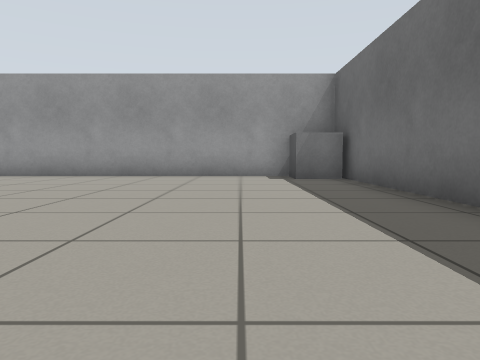
View 1 (above)

16 first-person views from a walk through a robot-simulator world made for Gazebo. The camera is 0.5 m above the floor, tilts 4° down and sees 70° across. The floor is counted in squares, 1 m on a side. Each view is taken from the middle of a square. On the plan, view 1 faces up. The plan holds only what a view shows up to about 9 squares ahead; the rest is blank.

View 2
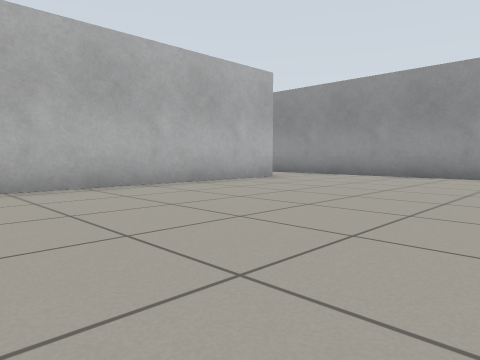

View 3
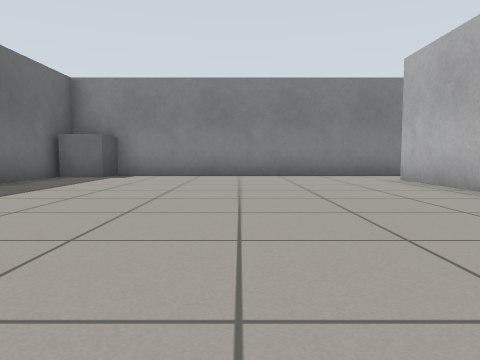

View 4
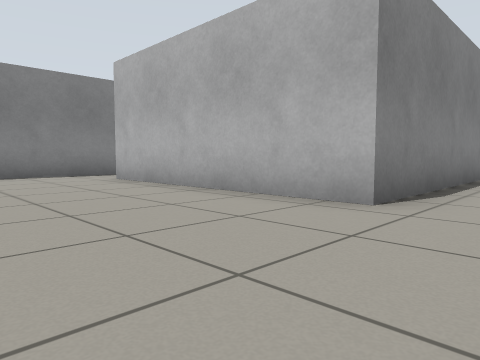

View 5
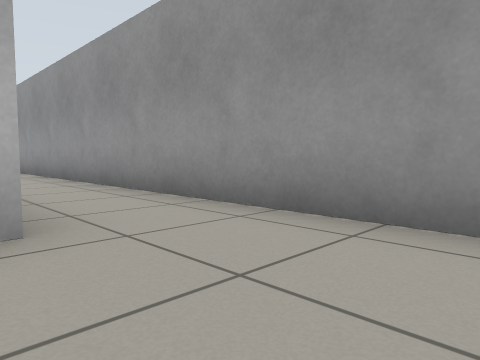

View 6
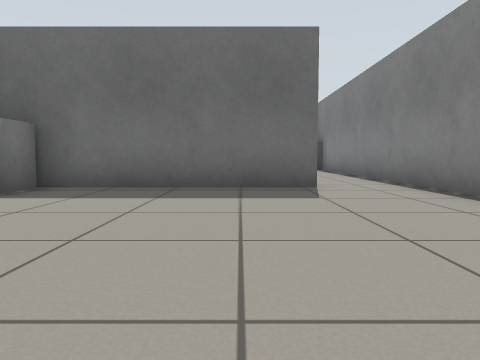

View 7
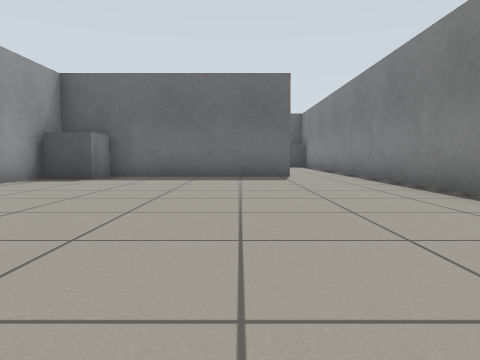

View 8
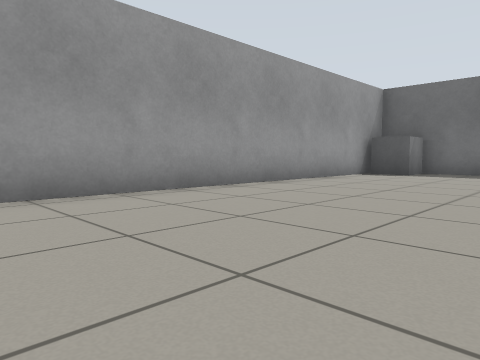

View 9
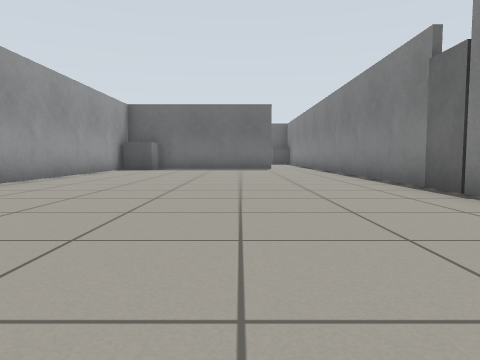

View 10
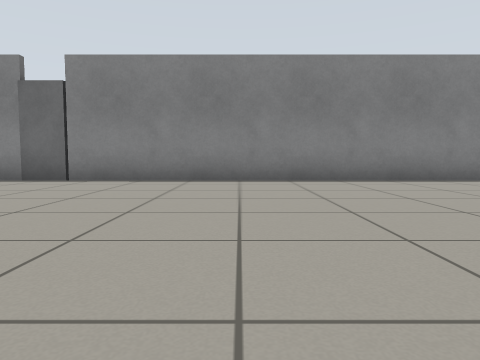

View 11
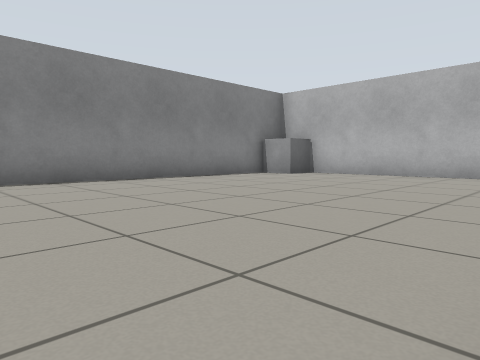

View 12
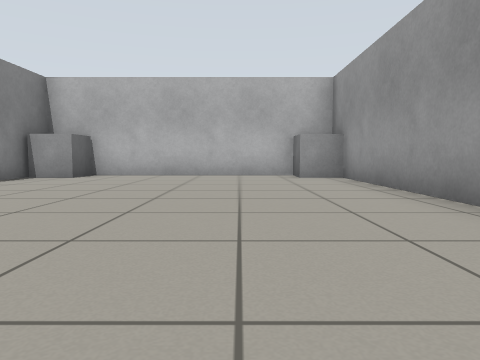

View 13
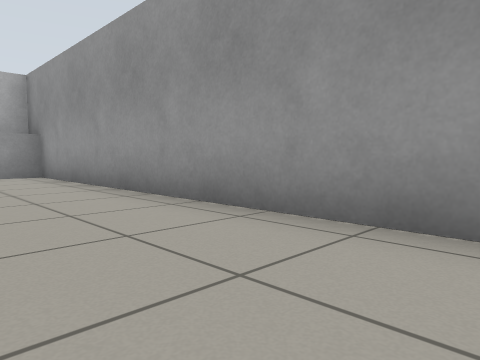

View 14
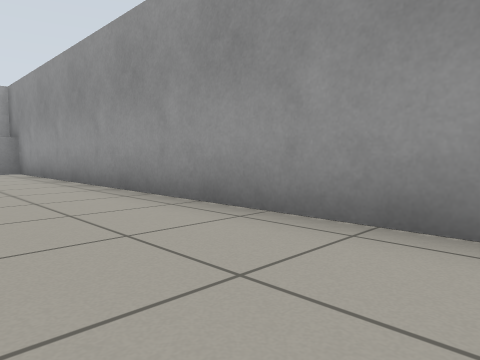

View 15
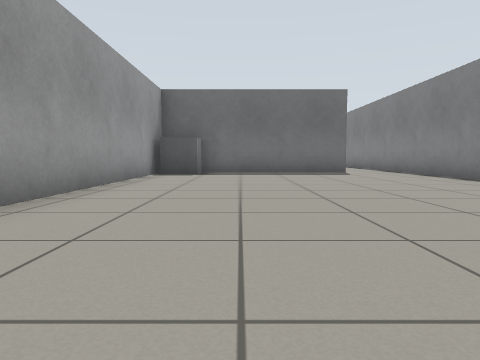

View 16
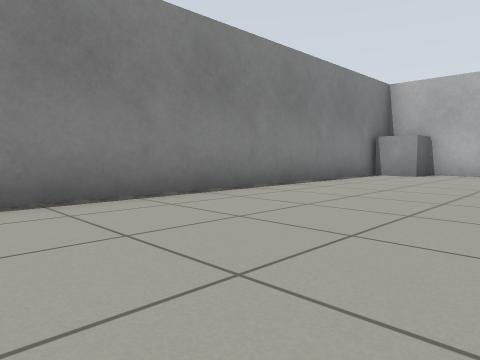

### Floor plan
Points are (right, up) in squares from view 1. A wall is a line through its corners. A room is listed if a view was taken in it or the views show most of it. See-through windows are left out.
Room 1 (views 1, 2, 3, 4, 5)
walls: (-5.4, 4.6) (-5.4, 0.7); (-10.4, 6.5) (-6.6, 6.5); (-6.4, -0.9) (2.3, -0.9) (2.3, 8.5) (-13.4, 8.5)
ways out: opening at (-6, 0) to room 2
objects: grey box (-6, 5) to (-6, 6); grey box (1, 0) to (2, 0); grey box (1, 8) to (2, 8)
Room 2 (views 6, 7, 8, 9, 10, 11, 12, 13, 14, 15, 16)
walls: (-13.6, -0.9) (-6.4, -0.9); (-6.8, 6.4) (-27.9, 6.4) (-27.9, -0.9) (-14.5, -0.9); (-5.5, 0.7) (-5.5, 4.5)
ways out: opening at (-6, 0) to room 1
objects: grey box (-27, 0); grey box (-27, 6); door leaf (-14, -1)

Positions as (right, up) in squares from view 1, and headings:
1: (0, 0), facing up
2: (0, 0), facing up-left
3: (-2, 8), facing down
4: (-2, 8), facing down-left
5: (-3, 6), facing up-left
6: (-11, 2), facing right
7: (-14, 2), facing right
8: (-16, 2), facing up-right
9: (-19, 2), facing right
10: (-18, 6), facing down
11: (-19, 6), facing down-left
12: (-19, 4), facing left
13: (-18, 4), facing up-left
14: (-16, 4), facing up-left
15: (-16, 4), facing right
16: (-18, 3), facing down-left
